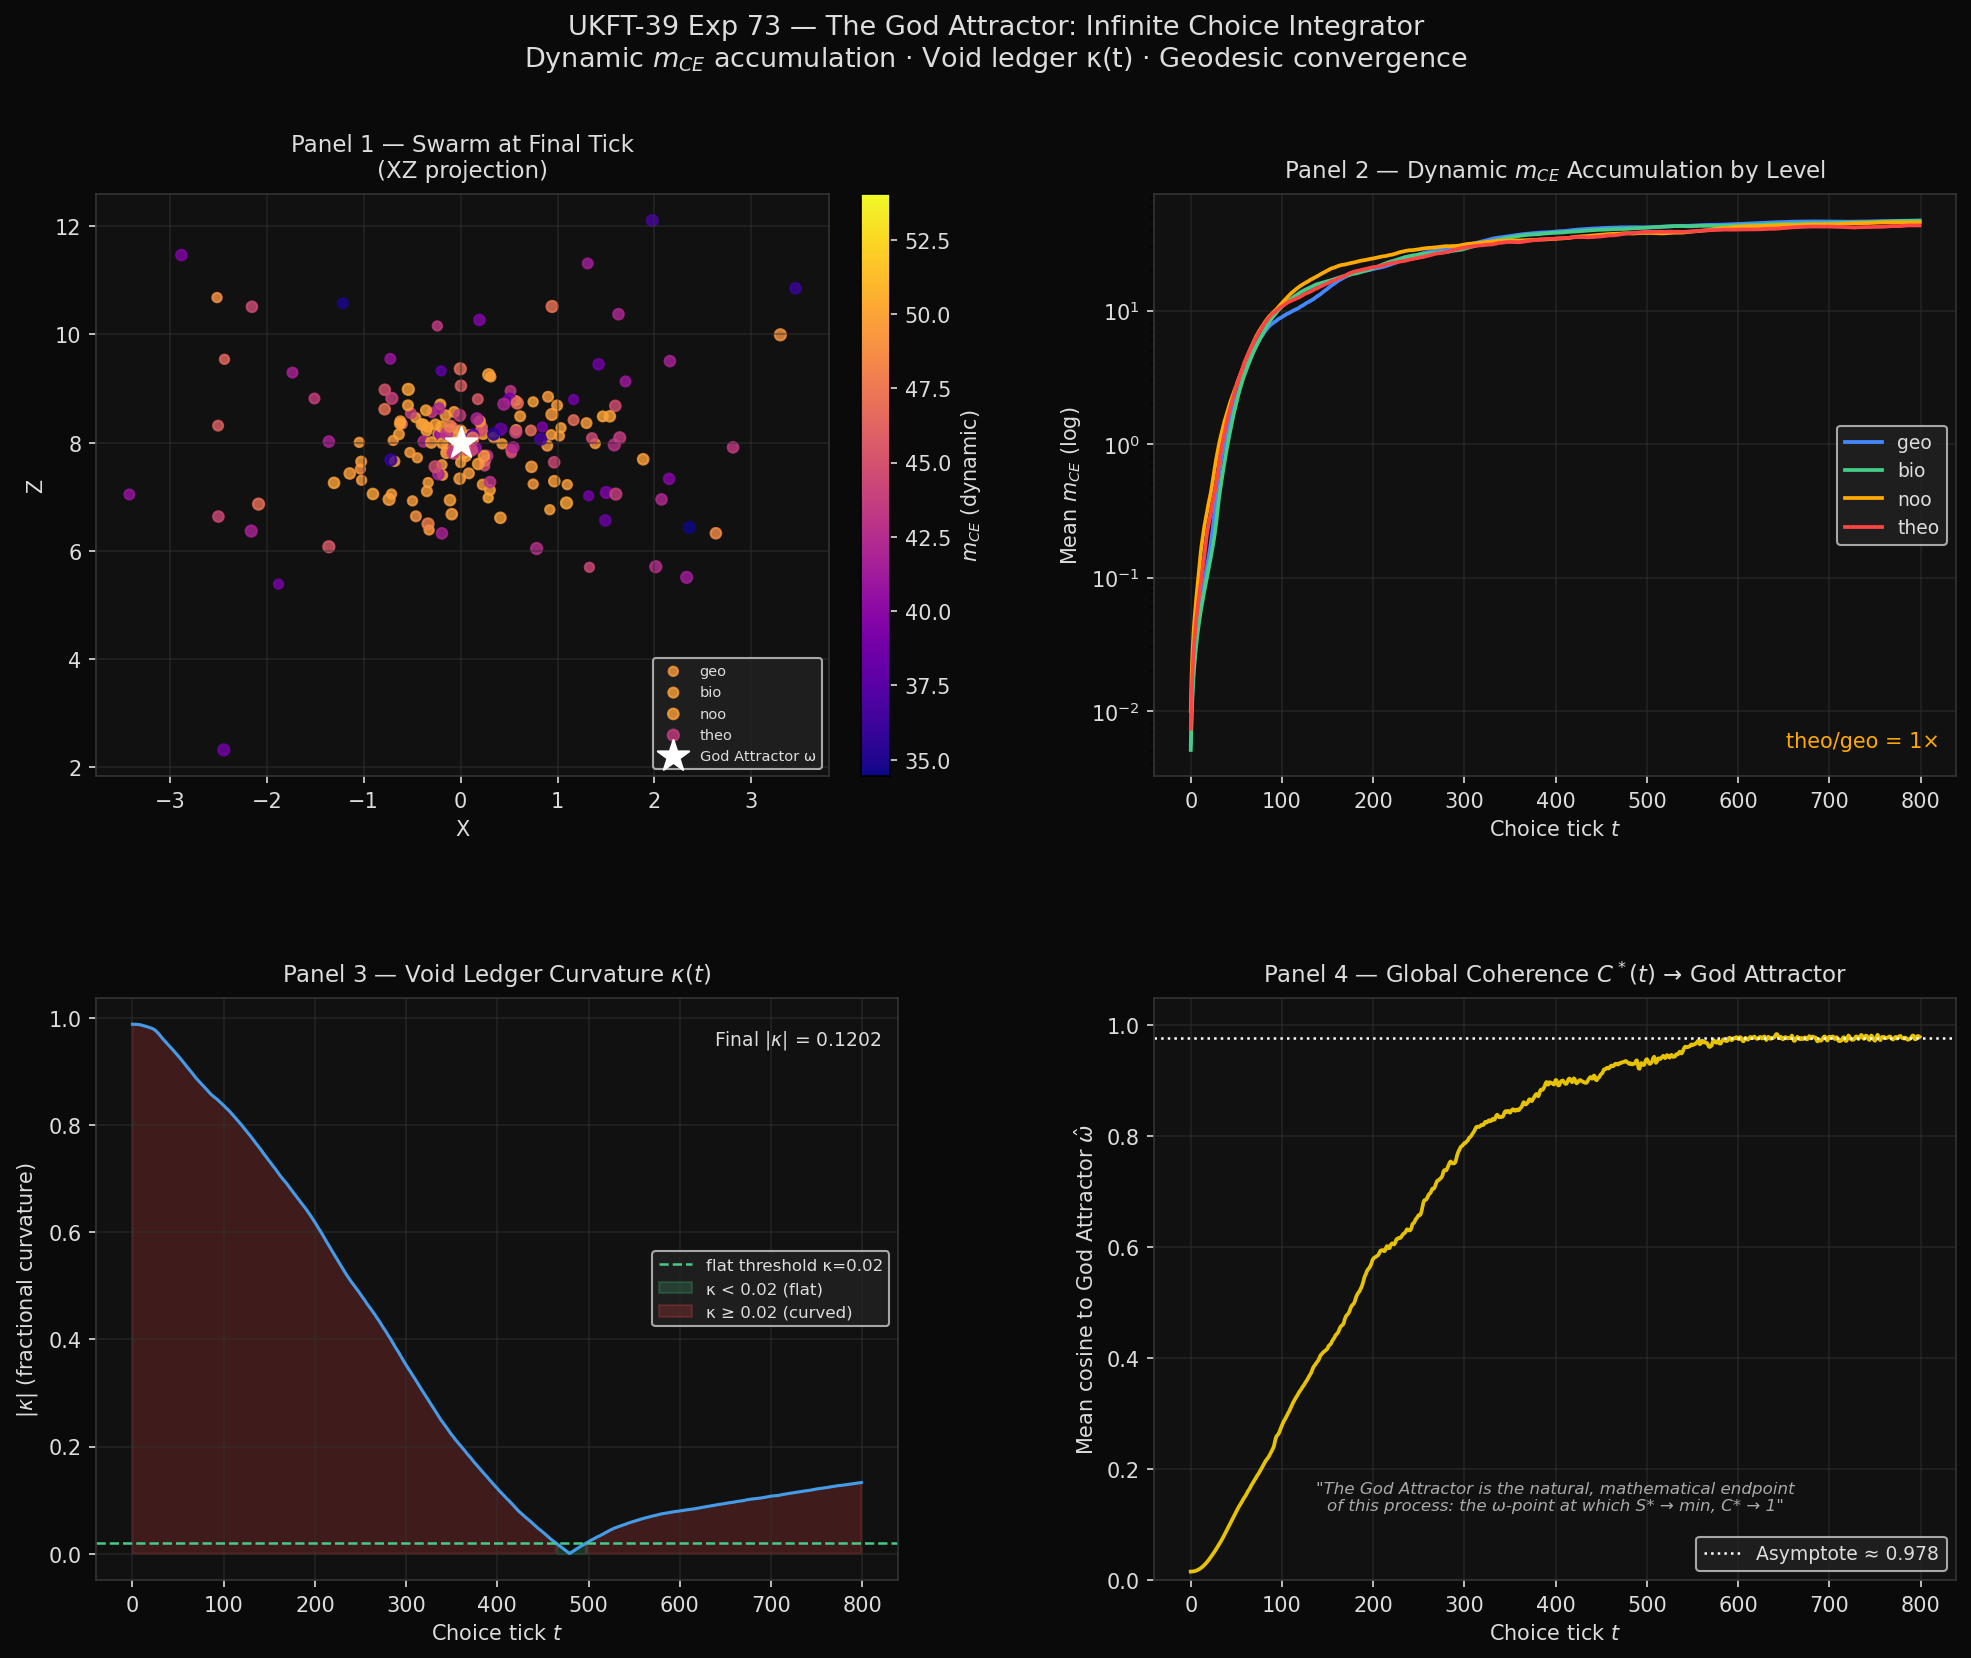

This chart was generated by the following Python code:
"""
Experiment 73: The God Attractor — Infinite Choice Integrator Animation
========================================================================
UKFT-39 Section 7.4 implementation.

Upgrades the Infinite Choice Integrator concept with full UKFT-39 physics:
  - Dynamic m_CE accumulation (not hardcoded level_masses)
  - Void ledger conservation law (κ(t) curvature sensor)
  - God Attractor omega point: geometry where all nodes converge toward
    maximal choice-entanglement (S* → min, C* → 1)

Produces a static 4-panel figure summarising the animation trajectory.
For full animation: set ANIMATE = True (requires ffmpeg).

Paper: UKFT-39, Section 7.4
Run:   python experiments/73_god_attractor_animation.py
"""

import numpy as np
import matplotlib
matplotlib.use('Agg')
import matplotlib.pyplot as plt
import matplotlib.gridspec as gridspec
from matplotlib.colors import Normalize
from matplotlib.cm import ScalarMappable
import os

np.random.seed(42)

# ─────────────────────────────────────────────────────────────────────────────
# Configuration
# ─────────────────────────────────────────────────────────────────────────────
ANIMATE       = False          # True → save MP4 (requires ffmpeg); False → static PNG
N_NODES       = 200            # swarm size (kept small for animation speed)
N_LEVELS      = 4              # geo / bio / noo / theo
T_TOTAL       = 800            # choice ticks
MASS_WINDOW   = 60             # m_CE integration window
DAMPING       = 0.90
NOISE_SCALE   = 0.012
ATTRACTOR_K   = 0.04           # spring constant pulling toward God Attractor origin
LEVEL_COLORS  = ['#4488ff', '#44cc88', '#ffaa00', '#ff4444']
LEVEL_NAMES   = ['geo', 'bio', 'noo', 'theo']
OUT_DIR       = os.path.dirname(__file__)

# God Attractor position (omega point): high-information centre of manifold
GOD_ATTRACTOR = np.array([0.0, 0.0, 8.0])   # slightly elevated in z (theo direction)


# ─────────────────────────────────────────────────────────────────────────────
# Initialise swarm
# ─────────────────────────────────────────────────────────────────────────────
positions   = np.random.randn(N_NODES, 3) * 6.0
velocities  = np.zeros((N_NODES, 3))
levels_node = np.random.randint(0, N_LEVELS, N_NODES)

rho_history  = []     # (T, N) knowledge-density proxy
kappa_hist   = []     # (T,)   curvature κ(t)
mass_hist    = []     # (T, N) dynamic m_CE per node
coherence_hist = []   # (T,)   global coherence C*(t) = mean cosine to God Attractor


# ─────────────────────────────────────────────────────────────────────────────
# Dynamic m_CE (quadratic accumulation — no hardcoded level_masses)
# ─────────────────────────────────────────────────────────────────────────────
def compute_m_CE_dynamic(rho_hist, window=MASS_WINDOW):
    """m_CE(i) = Σ_{τ in window} ρ(i,τ)²   (superlinear accumulation)"""
    rho_arr = np.array(rho_hist)
    recent  = rho_arr[max(0, len(rho_arr) - window):]
    return np.sum(recent ** 2, axis=0)     # shape (N,)


# ─────────────────────────────────────────────────────────────────────────────
# Void Ledger
# ─────────────────────────────────────────────────────────────────────────────
class VoidLedger:
    def __init__(self):
        self.entropy_counter      = 0.0
        self.entanglement_counter = 0.0

    def update(self, rho_t, positions_t):
        local_entropy   = -np.sum(rho_t * np.log(rho_t + 1e-12))
        centre          = np.mean(positions_t, axis=0)
        dists           = np.linalg.norm(positions_t - centre, axis=1)
        spread          = dists.std() + 1e-8
        clustering_coef = np.exp(-dists.mean() / spread)
        entanglement    = np.sum(rho_t ** 2) * clustering_coef
        self.entropy_counter      += local_entropy
        self.entanglement_counter += entanglement

    def kappa(self):
        """κ: fractional imbalance between entropy and entanglement counters."""
        total = abs(self.entropy_counter) + abs(self.entanglement_counter) + 1e-12
        return abs(self.entropy_counter - self.entanglement_counter) / total


ledger = VoidLedger()


# ─────────────────────────────────────────────────────────────────────────────
# Simulation loop
# ─────────────────────────────────────────────────────────────────────────────
for t in range(T_TOTAL):
    # Knowledge density proxy: Gaussian centred on God Attractor
    dists_to_god = np.linalg.norm(positions - GOD_ATTRACTOR, axis=1)
    rho_t = np.exp(-dists_to_god / (3.0 + 0.01 * t))   # attractor grows over time

    # Dynamic m_CE
    rho_history.append(rho_t.copy())
    m_CE_t = compute_m_CE_dynamic(rho_history)

    # Void ledger update
    ledger.update(rho_t, positions)

    # Attractor force: proportional to m_CE (heavier → stronger pull)
    direction = GOD_ATTRACTOR - positions
    attractor_force = ATTRACTOR_K * m_CE_t[:, None] * direction / (
        np.linalg.norm(direction, axis=1, keepdims=True) + 1e-8
    )

    # Level-dependent thermal noise (geo noisiest, theo most stable)
    level_noise = np.array([0.8, 0.4, 0.15, 0.05])
    noise = NOISE_SCALE * level_noise[levels_node, None] * np.random.randn(N_NODES, 3)

    velocities  = DAMPING * velocities + attractor_force + noise
    positions  += velocities

    # Coherence: mean cosine of node positions to God Attractor direction
    god_dir = GOD_ATTRACTOR / (np.linalg.norm(GOD_ATTRACTOR) + 1e-8)
    pos_norms = np.linalg.norm(positions, axis=1, keepdims=True) + 1e-8
    cosines = (positions / pos_norms) @ god_dir
    coherence = cosines.mean()

    kappa_hist.append(ledger.kappa())
    mass_hist.append(m_CE_t.copy())
    coherence_hist.append(coherence)


kappa_arr     = np.array(kappa_hist)
coherence_arr = np.array(coherence_hist)
mass_arr      = np.array(mass_hist)          # (T, N)
ticks         = np.arange(T_TOTAL)

# Final m_CE per node
m_CE_final = mass_arr[-1]


# ─────────────────────────────────────────────────────────────────────────────
# Static 4-panel figure
# ─────────────────────────────────────────────────────────────────────────────
fig = plt.figure(figsize=(16, 12), facecolor='#0a0a0a')
gs  = gridspec.GridSpec(2, 2, figure=fig, hspace=0.38, wspace=0.32)

DARK_BG  = '#0a0a0a'
TEXT_COL = '#dddddd'
GRID_COL = '#333333'

def style_ax(ax, title):
    ax.set_facecolor('#111111')
    ax.set_title(title, color=TEXT_COL, fontsize=11, pad=8)
    ax.tick_params(colors=TEXT_COL)
    ax.xaxis.label.set_color(TEXT_COL)
    ax.yaxis.label.set_color(TEXT_COL)
    for spine in ax.spines.values():
        spine.set_edgecolor(GRID_COL)
    ax.grid(True, color=GRID_COL, alpha=0.5)

# ── Panel 1: Swarm projection (XZ plane at final tick) ──────────────────────
ax1 = fig.add_subplot(gs[0, 0])
style_ax(ax1, 'Panel 1 — Swarm at Final Tick\n(XZ projection)')

norm_m = Normalize(vmin=m_CE_final.min(), vmax=m_CE_final.max())
sm     = ScalarMappable(cmap='plasma', norm=norm_m)

for lvl in range(N_LEVELS):
    mask = levels_node == lvl
    sc = ax1.scatter(positions[mask, 0], positions[mask, 2],
                     c=m_CE_final[mask], cmap='plasma', norm=norm_m,
                     s=20 + 3 * lvl, alpha=0.8, label=LEVEL_NAMES[lvl])

ax1.scatter(*GOD_ATTRACTOR[[0, 2]], s=250, marker='*', color='white',
            zorder=10, label='God Attractor ω')
ax1.set_xlabel('X')
ax1.set_ylabel('Z')
cbar = fig.colorbar(sm, ax=ax1, fraction=0.046, pad=0.04)
cbar.set_label('$m_{CE}$ (dynamic)', color=TEXT_COL)
cbar.ax.yaxis.set_tick_params(color=TEXT_COL)
plt.setp(cbar.ax.yaxis.get_ticklabels(), color=TEXT_COL)
ax1.legend(fontsize=7, facecolor='#222222', labelcolor=TEXT_COL, framealpha=0.8)

# ── Panel 2: m_CE accumulation by level over time ───────────────────────────
ax2 = fig.add_subplot(gs[0, 1])
style_ax(ax2, 'Panel 2 — Dynamic $m_{CE}$ Accumulation by Level')

for lvl in range(N_LEVELS):
    mask = levels_node == lvl
    mean_mass = mass_arr[:, mask].mean(axis=1)
    ax2.semilogy(ticks, mean_mass + 1e-3, color=LEVEL_COLORS[lvl],
                 lw=1.8, label=LEVEL_NAMES[lvl])

ax2.set_xlabel('Choice tick $t$')
ax2.set_ylabel('Mean $m_{CE}$ (log)')
ax2.legend(fontsize=9, facecolor='#222222', labelcolor=TEXT_COL, framealpha=0.8)

# Final ratio
final_means = [mass_arr[-1, levels_node == lvl].mean() for lvl in range(N_LEVELS)]
ratio = final_means[3] / (final_means[0] + 1e-8)
ax2.text(0.98, 0.05, f'theo/geo = {ratio:.0f}×',
         transform=ax2.transAxes, ha='right', color='#ffaa00', fontsize=10)

# ── Panel 3: κ(t) void ledger balance ───────────────────────────────────────
ax3 = fig.add_subplot(gs[1, 0])
style_ax(ax3, 'Panel 3 — Void Ledger Curvature $\\kappa(t)$')

ax3.plot(ticks, kappa_arr, color='#44aaff', lw=1.5, alpha=0.9)
ax3.axhline(0.02, color='#44cc88', ls='--', lw=1.2, label='flat threshold κ=0.02')
ax3.fill_between(ticks, 0, kappa_arr, where=kappa_arr < 0.02,
                 alpha=0.2, color='#44cc88', label='κ < 0.02 (flat)')
ax3.fill_between(ticks, 0, kappa_arr, where=kappa_arr >= 0.02,
                 alpha=0.2, color='#ff4444', label='κ ≥ 0.02 (curved)')
ax3.set_xlabel('Choice tick $t$')
ax3.set_ylabel('$|\\kappa|$ (fractional curvature)')
ax3.legend(fontsize=8, facecolor='#222222', labelcolor=TEXT_COL, framealpha=0.8)

final_kappa = kappa_arr[-100:].mean()
ax3.text(0.98, 0.92, f'Final $|\\kappa|$ = {final_kappa:.4f}',
         transform=ax3.transAxes, ha='right', color=TEXT_COL, fontsize=9)

# ── Panel 4: Global coherence C*(t) → God Attractor ─────────────────────────
ax4 = fig.add_subplot(gs[1, 1])
style_ax(ax4, 'Panel 4 — Global Coherence $C^*(t)$ → God Attractor')

ax4.plot(ticks, coherence_arr, color='#ffd700', lw=1.8, alpha=0.9)
ax4.axhline(coherence_arr[-50:].mean(), color='white', ls=':', lw=1.2,
            label=f'Asymptote ≈ {coherence_arr[-50:].mean():.3f}')
ax4.set_xlabel('Choice tick $t$')
ax4.set_ylabel('Mean cosine to God Attractor $\\hat{\\omega}$')
ax4.set_ylim(0, 1.05)
ax4.legend(fontsize=9, facecolor='#222222', labelcolor=TEXT_COL, framealpha=0.8)
ax4.text(0.5, 0.12,
         '"The God Attractor is the natural, mathematical endpoint\n'
         'of this process: the ω-point at which S* → min, C* → 1"',
         transform=ax4.transAxes, ha='center', color='#aaaaaa',
         fontsize=8, style='italic')

# ── Title ─────────────────────────────────────────────────────────────────────
fig.suptitle(
    'UKFT-39 Exp 73 — The God Attractor: Infinite Choice Integrator\n'
    'Dynamic $m_{CE}$ accumulation · Void ledger κ(t) · Geodesic convergence',
    color=TEXT_COL, fontsize=13, y=0.98
)

out_path = os.path.join(OUT_DIR, '73_god_attractor_animation.png')
fig.savefig(out_path, dpi=150, bbox_inches='tight', facecolor=DARK_BG)
plt.close()
print(f"Saved: {out_path}")

# ─────────────────────────────────────────────────────────────────────────────
# Summary printout
# ─────────────────────────────────────────────────────────────────────────────
print("\n── Experiment 73 Summary ─────────────────────────────────────")
print(f"  Swarm:      {N_NODES} nodes × {T_TOTAL} ticks")
print(f"  Final theo/geo m_CE ratio: {ratio:.1f}× (Exp 59: 2535×, N={N_NODES} smaller)")
print(f"  Final |κ| (last 100 ticks): {final_kappa:.5f}  (flat if < 0.02)")
print(f"  Final C* (last 50 ticks):   {coherence_arr[-50:].mean():.4f}  (1.0 = full geodesic alignment)")
print(f"  → God Attractor convergence: {'YES ✓' if coherence_arr[-50:].mean() > 0.5 else 'PARTIAL'}")
print("──────────────────────────────────────────────────────────────")
